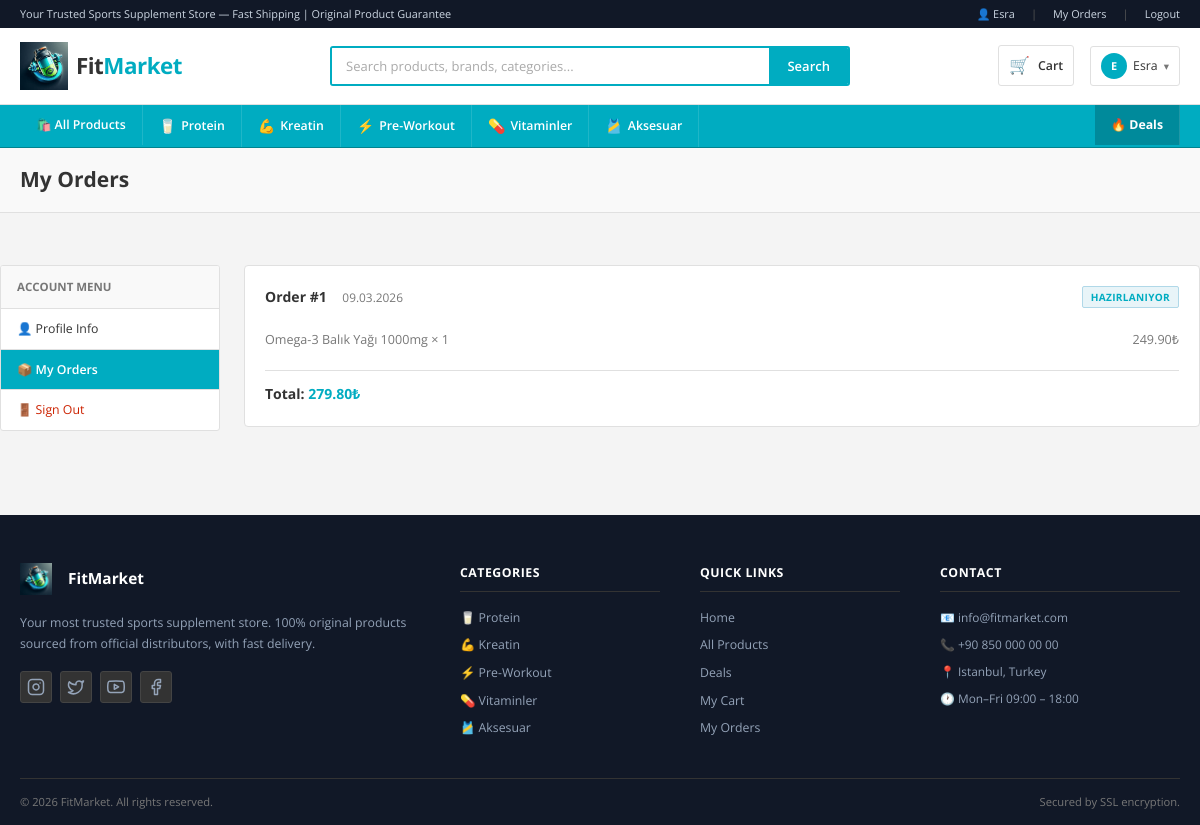
The page /profile/orders (signed in) on the database its author committed.
### app/models/user.py (models this page shows, shortened)
class User(UserMixin, db.Model):
    __tablename__ = 'users'
    id = db.Column(db.Integer, primary_key=True)
    username = db.Column(db.String(80), unique=True, nullable=False)
    email = db.Column(db.String(120), unique=True, nullable=False)
    password_hash = db.Column(db.String(256), nullable=False)
    first_name = db.Column(db.String(80))
    last_name = db.Column(db.String(80))
    phone = db.Column(db.String(20))
    address = db.Column(db.Text)
    is_admin = db.Column(db.Boolean, default=False)
    created_at = db.Column(db.DateTime, default=datetime.utcnow)
    orders = db.relationship('Order', backref='user', lazy='dynamic')
    cart_items = db.relationship('CartItem', backref='user', lazy='dynamic', cascade='all, delete-orphan')
    reviews = db.relationship('Review', backref='user', lazy='dynamic')

### app/models/product.py (models this page shows, shortened)
class Category(db.Model):
    __tablename__ = 'categories'
    id = db.Column(db.Integer, primary_key=True)
    name = db.Column(db.String(100), unique=True, nullable=False)
    slug = db.Column(db.String(100), unique=True, nullable=False)
    description = db.Column(db.Text)
    icon = db.Column(db.String(50), default='🏋️')
    products = db.relationship('Product', backref='category', lazy='dynamic')

### app/models/order.py (models this page shows, shortened)
class Order(db.Model):
    __tablename__ = 'orders'
    id = db.Column(db.Integer, primary_key=True)
    user_id = db.Column(db.Integer, db.ForeignKey('users.id'), nullable=False)
    status = db.Column(db.String(50), default='pending')  # pending, processing, shipped, delivered, cancelled
    total_price = db.Column(db.Float, nullable=False)
    shipping_name = db.Column(db.String(150))
    shipping_address = db.Column(db.Text)
    shipping_city = db.Column(db.String(100))
    shipping_phone = db.Column(db.String(20))
    note = db.Column(db.Text)
    created_at = db.Column(db.DateTime, default=datetime.utcnow)
    items = db.relationship('OrderItem', backref='order', lazy='dynamic', cascade='all, delete-orphan')
    STATUS_LABELS = {
        'pending': ('Beklemede', 'warning'),
        'processing': ('Hazırlanıyor', 'info'),
        'shipped': ('Kargoda', 'primary'),
        'delivered': ('Teslim Edildi', 'success'),
        'cancelled': ('İptal Edildi', 'danger'),
    }
    @property
    def status_label(self):
        return self.STATUS_LABELS.get(self.status, ('Bilinmiyor', 'secondary'))

class OrderItem(db.Model):
    __tablename__ = 'order_items'
    id = db.Column(db.Integer, primary_key=True)
    order_id = db.Column(db.Integer, db.ForeignKey('orders.id'), nullable=False)
    product_id = db.Column(db.Integer, db.ForeignKey('products.id'), nullable=False)
    product_name = db.Column(db.String(200))  # snapshot at purchase time
    quantity = db.Column(db.Integer, nullable=False)
    unit_price = db.Column(db.Float, nullable=False)
    @property
    def subtotal(self):
        return round(self.unit_price * self.quantity, 2)

### app/routes/profile.py (the view)
@profile_bp.route('/orders')
@login_required
def orders():
    stmt = db.select(Order).filter_by(user_id=current_user.id).order_by(Order.created_at.desc())
    user_orders = db.session.execute(stmt).scalars().all()
    return render_template('profile/orders.html', orders=user_orders)

### app/models/user.py (called while the page is built)
@login_manager.user_loader
def load_user(user_id):
    return db.session.get(User, int(user_id))

### app/templates/profile/orders.html (shortened to what this page needs)
{% extends "base.html" %}
{% block content %}
<div class="page-header">
  <div class="container">
    <h1>My Orders</h1>
  </div>
</div>
<div class="container section-sm">
  <div class="profile-layout">
    <div class="profile-sidebar">
      <div class="profile-sidebar-heading">Account Menu</div>
      <a href="{{ url_for('profile.profile') }}" class="profile-sidebar-link">👤 Profile Info</a>
      <a href="{{ url_for('profile.orders') }}" class="profile-sidebar-link active">📦 My Orders</a>
      <a href="{{ url_for('auth.logout') }}" class="profile-sidebar-link" style="color:var(--danger);">🚪 Sign Out</a>
    </div>
    <div>
      {% if orders %}
      <div style="display:flex; flex-direction:column; gap:16px;">
        {% for order in orders %}
        <div class="card">
          <div class="card-body">
            <div style="display:flex; justify-content:space-between; align-items:center; margin-bottom:14px; flex-wrap:wrap; gap:8px;">
              <div>
                <strong>Order #{{ order.id }}</strong>
                <span style="color:var(--text-muted); font-size:0.85rem; margin-left:12px;">{{ order.created_at.strftime('%d.%m.%Y') }}</span>
              </div>
              <span class="badge badge-{{ order.status_label[1] }}">{{ order.status_label[0] }}</span>
            </div>
            {% for item in order.items %}
            <div class="summary-row" style="font-size:0.9rem;">
              <span>{{ item.product_name }} × {{ item.quantity }}</span>
              <span>{{ "%.2f"|format(item.subtotal) }}₺</span>
            </div>
            {% endfor %}
            <div class="divider" style="margin:12px 0;"></div>
            <div style="display:flex; justify-content:space-between; align-items:center;">
              <strong>Total: <span style="color:var(--primary);">{{ "%.2f"|format(order.total_price) }}₺</span></strong>
            </div>
          </div>
        </div>
        {% endfor %}
      </div>
      {% endif %}
    </div>
  </div>
</div>
{% endblock %}

### app/templates/base.html (shortened to what this page needs)
<!DOCTYPE html>
<html lang="en">
<head>
  <link rel="stylesheet" href="{{ url_for('static', filename='css/main.css') }}">
  <link rel="stylesheet" href="{{ url_for('static', filename='css/components.css') }}">
  <link rel="stylesheet" href="{{ url_for('static', filename='css/pages.css') }}">
</head>
<body>
  <div class="topbar">
    <div class="container">
      <div class="topbar-inner">
        <div class="topbar-left">Your Trusted Sports Supplement Store — Fast Shipping | Original Product Guarantee</div>
        <div class="topbar-right">
          {% if current_user.is_authenticated %}
          <a href="{{ url_for('profile.profile') }}">👤 {{ current_user.first_name or current_user.username }}</a>
          <span class="topbar-sep">|</span>
          <a href="{{ url_for('profile.orders') }}">My Orders</a>
          <span class="topbar-sep">|</span>
          <a href="{{ url_for('auth.logout') }}">Logout</a>
          {% else %}
          <a href="{{ url_for('auth.login') }}">Sign In</a>
          <span class="topbar-sep">|</span>
          <a href="{{ url_for('auth.register') }}">Register</a>
          {% endif %}
        </div>
      </div>
    </div>
  </div>
  <header class="main-header">
    <div class="container">
      <div class="main-header-inner">
        <a href="{{ url_for('main.index') }}" class="navbar-brand">
          <img src="{{ url_for('static', filename='img/logo.png') }}"
            onerror="this.src='https://via.placeholder.com/40x40/0B1120/00E5FF?text=FM'" alt="FitMarket Logo"
            style="height: 48px; width: auto; object-fit: contain;">
          <div class="navbar-brand-text">Fit<span>Market</span></div>
        </a>
        <form action="{{ url_for('products.list_products') }}" method="get" class="header-search" id="searchForm">
          <input type="text" name="q" placeholder="Search products, brands, categories..."
            value="{{ request.args.get('q', '') }}" autocomplete="off">
          <button type="submit" class="header-search-btn">Search</button>
        </form>
        <div class="header-actions">
          <a href="{{ url_for('cart.view_cart') }}" class="header-cart-link" title="My Cart">
            <span class="header-cart-icon">🛒</span>
            <span class="header-cart-label">Cart</span>
          </a>
          {% if current_user.is_authenticated %}
          <div class="header-user-dropdown">
            <a href="#" class="header-user-btn">
              <div class="user-avatar">{{ (current_user.first_name or current_user.username)[0].upper() }}</div>
              <span>{{ current_user.first_name or current_user.username }}</span>
              <span style="color:var(--text-muted); font-size:0.75rem;">▾</span>
            </a>
          </div>
          {% else %}
          <a href="{{ url_for('auth.login') }}" class="btn btn-outline btn-sm">Sign In</a>
          <a href="{{ url_for('auth.register') }}" class="btn btn-primary btn-sm">Register</a>
          {% endif %}
        </div>
      </div>
    </div>
  </header>
  <nav class="category-navbar" id="categoryNav">
    <div class="container">
      <div class="category-nav-inner">
        <div class="cat-nav-item">
          <a href="{{ url_for('products.list_products') }}"
            class="cat-nav-link {% if request.endpoint == 'products.list_products' and not request.args.get('category') %}active{% endif %}">
            🛍️ All Products
          </a>
        </div>
        {% for cat in all_categories %}
        <div class="cat-nav-item">
          <a href="{{ url_for('products.list_products', category=cat.slug) }}"
            class="cat-nav-link {% if request.args.get('category') == cat.slug %}active{% endif %}">
            <span class="cat-icon">{{ cat.icon }}</span> {{ cat.name }}
          </a>
        </div>
        {% endfor %}
        <div class="cat-nav-item" style="margin-left:auto;">
          <a href="{{ url_for('products.list_products', sort='price_asc') }}" class="cat-nav-link"
            style="background:rgba(0,0,0,0.2); font-weight:700;">
            🔥 Deals
          </a>
        </div>
      </div>
    </div>
  </nav>
  <main>
    {% block content %}{% endblock %}
  </main>
  <footer class="footer">
    <div class="container">
      <div class="footer-grid">
        <div>
          <a href="{{ url_for('main.index') }}" class="footer-logo">
            <img src="{{ url_for('static', filename='img/logo.png') }}"
              onerror="this.src='https://via.placeholder.com/32x32/0B1120/00E5FF?text=FM'" alt="FitMarket Logo"
              style="height: 32px; width: auto; margin-right: 8px; object-fit: contain;">
            <span class="footer-logo-text">FitMarket</span>
          </a>
          <p class="footer-brand-desc">Your most trusted sports supplement store. 100% original products sourced from
            official distributors, with fast delivery.</p>
          <div class="social-links">
            <a href="https://www.instagram.com" target="_blank" rel="noopener noreferrer" class="social-link" title="Instagram">
            </a>
            <a href="https://twitter.com" target="_blank" rel="noopener noreferrer" class="social-link" title="Twitter">
              <svg width="18" height="18" viewBox="0 0 24 24" fill="none" stroke="currentColor" stroke-width="2" stroke-linecap="round" stroke-linejoin="round"><path d="M22 4s-.7 2.1-2 3.4c1.6 10-9.4 17.3-18 11.6 2.2.1 4.4-.6 6-2C3 15.5.5 9.6 3 5c2.2 2.6 5.6 4.1 9 4-.9-4.2 4-6.6 7-3.8 1.1 0 3-1.2 3-1.2z"></path></svg>
            </a>
            <a href="https://www.youtube.com" target="_blank" rel="noopener noreferrer" class="social-link" title="YouTube">
            </a>
            <a href="https://www.facebook.com" target="_blank" rel="noopener noreferrer" class="social-link" title="Facebook">
              <svg width="18" height="18" viewBox="0 0 24 24" fill="none" stroke="currentColor" stroke-width="2" stroke-linecap="round" stroke-linejoin="round"><path d="M18 2h-3a5 5 0 0 0-5 5v3H7v4h3v8h4v-8h3l1-4h-4V7a1 1 0 0 1 1-1h3z"></path></svg>
            </a>
          </div>
        </div>
        <div>
          <p class="footer-title">Categories</p>
          <div class="footer-links">
            {% for cat in all_categories %}
            <a href="{{ url_for('products.list_products', category=cat.slug) }}">{{ cat.icon }} {{ cat.name }}</a>
            {% endfor %}
          </div>
        </div>
        <div>
          <p class="footer-title">Quick Links</p>
          <div class="footer-links">
            <a href="{{ url_for('main.index') }}">Home</a>
            <a href="{{ url_for('products.list_products') }}">All Products</a>
            <a href="{{ url_for('products.list_products', sort='price_asc') }}">Deals</a>
            <a href="{{ url_for('cart.view_cart') }}">My Cart</a>
            {% if current_user.is_authenticated %}
            <a href="{{ url_for('profile.orders') }}">My Orders</a>
            {% else %}
            <a href="{{ url_for('auth.login') }}">Sign In</a>
            <a href="{{ url_for('auth.register') }}">Register</a>
            {% endif %}
          </div>
        </div>
        <div>
          <p class="footer-title">Contact</p>
          <div class="footer-contact-line">📧 info@fitmarket.com</div>
          <div class="footer-contact-line">📞 +90 850 000 00 00</div>
          <div class="footer-contact-line">📍 Istanbul, Turkey</div>
          <div class="footer-contact-line">🕐 Mon–Fri 09:00 – 18:00</div>
        </div>
      </div>
      <div class="footer-bottom">
        <span>© 2026 FitMarket. All rights reserved.</span>
        <span>Secured by SSL encryption.</span>
      </div>
    </div>
  </footer>
</body>
</html>

### app/static/css/main.css (style rules this page uses)
:root { --primary: #00acc1; --primary-dark: #00838f; --primary-light: #26c6da; --accent: #84cc16; --bg: #f4f4f4; --bg-2: #ffffff; --surface: #ffffff; --surface-2: #f9f9f9; --surface-3: #eeeeee; --border: #e0e0e0; --border-hover: #c0c0c0; --text: #333333; --text-muted: #777777; --text-light: #555555; --success: #28a745; --warning: #e77600; --danger: #cc2200; --info: #00acc1; --nav-top-bg: #111827; --nav-top-text: #cbd5e1; --nav-main-bg: #ffffff; --nav-cat-bg: #00acc1; --nav-cat-text: #ffffff; --footer-bg: #111827; --footer-text: #94a3b8; --radius-sm: 3px; --radius-md: 4px; --radius-lg: 6px; --radius-xl: 8px; --shadow-sm: 0 1px 3px rgba(0,0,0,0.08); --shadow-md: 0 2px 8px rgba(0,0,0,0.10); --shadow-lg: 0 4px 16px rgba(0,0,0,0.12); --transition: all 0.18s ease; --font: 'Open Sans', 'Segoe UI', Arial, sans-serif; --font-body: 'Open Sans', 'Segoe UI', Arial, sans-serif; }
*, *::before, *::after { box-sizing: border-box; margin: 0; padding: 0; }
html { font-size: 14px; scroll-behavior: auto; }
body { font-family: var(--font-body); background: var(--bg); color: var(--text); line-height: 1.6; min-height: 100vh; overflow-x: hidden; }
h1, h2, h3, h4, h5, h6 { font-family: var(--font); font-weight: 700; line-height: 1.3; color: var(--text); }
a { color: var(--primary); text-decoration: none; }
img { max-width: 100%; display: block; }
button { cursor: pointer; font-family: inherit; }
input, textarea, select { font-family: inherit; }
.container { max-width: 1200px; margin: 0 auto; padding: 0 20px; }
.section-sm { padding: 24px 0; }
.badge { display: inline-flex; align-items: center; padding: 2px 8px; border-radius: 2px; font-size: 0.72rem; font-weight: 700; letter-spacing: 0.3px; text-transform: uppercase; }
.badge-info { background: #e8f4f8; color: var(--info); border: 1px solid #b0d8e8; }
.card { background: var(--bg-2); border: 1px solid var(--border); border-radius: var(--radius-md); overflow: hidden; }
.card-body { padding: 20px; }
.page-header { background: var(--surface-2); border-bottom: 1px solid var(--border); padding: 18px 0; margin-bottom: 28px; }
.page-header h1 { font-size: 1.5rem; color: var(--text); }
.divider { height: 1px; background: var(--border); margin: 24px 0; }

### app/static/css/pages.css (style rules this page uses)
.summary-row { display: flex; justify-content: space-between; align-items: center; padding: 8px 0; font-size: 0.9rem; color: var(--text-muted); }
.profile-layout { display: grid; grid-template-columns: 220px 1fr; gap: 24px; align-items: start; }
.profile-sidebar { background: #ffffff; border: 1px solid var(--border); border-radius: var(--radius-sm); overflow: hidden; position: sticky; top: 12px; }
.profile-sidebar-heading { background: var(--surface-2); padding: 12px 16px; border-bottom: 1px solid var(--border); font-size: 0.82rem; font-weight: 700; color: var(--text-muted); text-transform: uppercase; }
.profile-sidebar-link { display: flex; align-items: center; gap: 8px; padding: 10px 16px; color: var(--text); font-size: 0.88rem; border-bottom: 1px solid var(--border); text-decoration: none; transition: background 0.12s; }
.profile-sidebar-link.active { background: var(--primary); color: #ffffff; font-weight: 600; }
.profile-sidebar-link:last-child { border-bottom: none; }

### rows shown on the page
User: first_name "Esra", first_name "E"
Category: icon "🥛", name "Protein"
Category: icon "💪", name "Kreatin"
Category: icon "⚡", name "Pre-Workout"
Category: icon "💊", name "Vitaminler"
Category: icon "🎽", name "Aksesuar"
Order: id "1", created_at "09.03.2026", status "HAZIRLANIYOR", total_price "279.80"
OrderItem: product_name "Omega-3 Balık Yağı 1000mg", quantity "1", subtotal "249.90"
